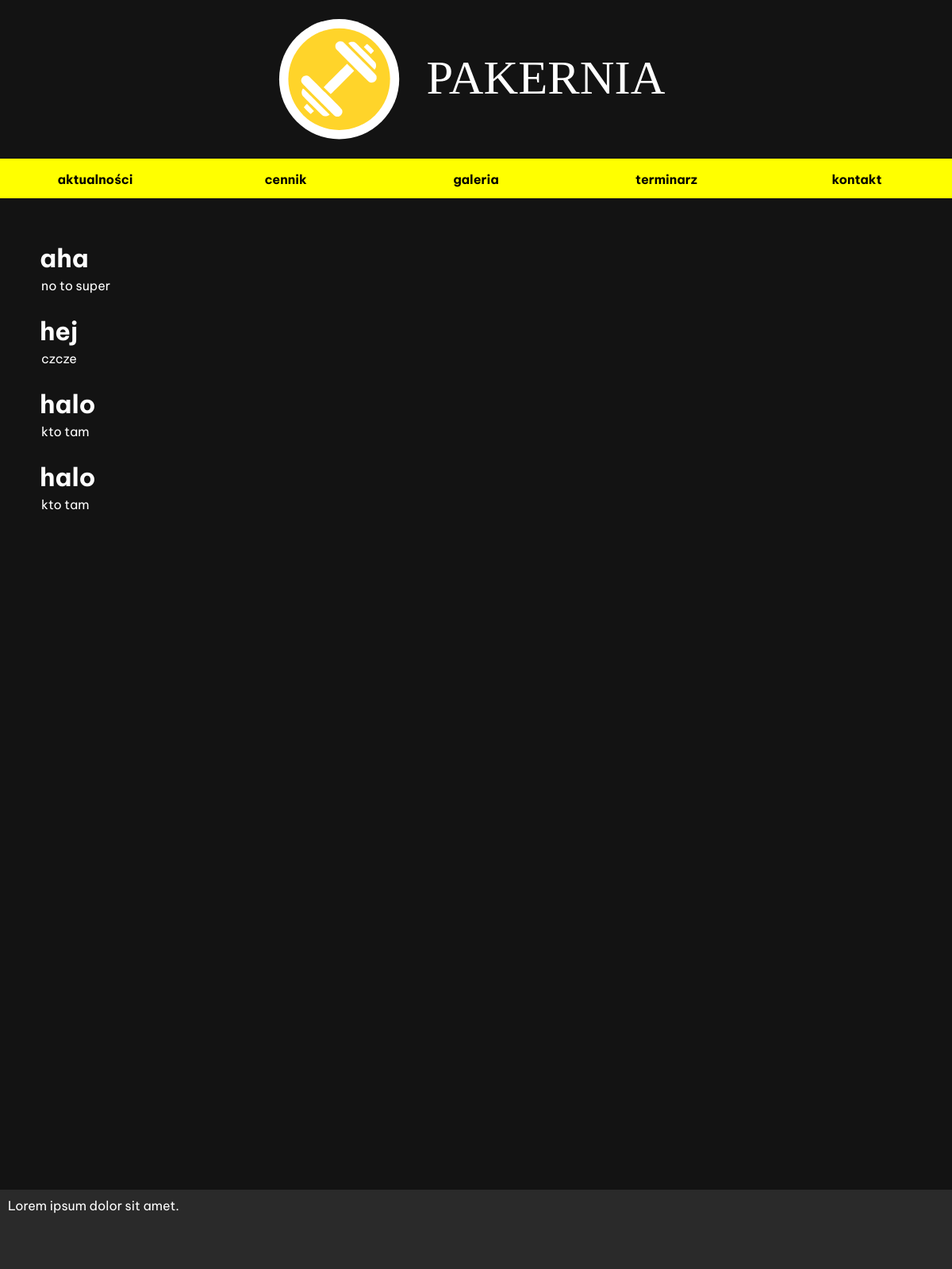
Page /aktualnosci.php on the committed database.
### tables this page shows
CREATE TABLE `posts` (
  `id` int(11) NOT NULL,
  `headline` text NOT NULL,
  `paragrapf` text NOT NULL,
  `deleted` tinyint(4) NOT NULL
);

### aktualnosci.php (the view, shortened to what this page needs)
<?php
$servername = "localhost";
$username = "root";
$password = "";
$dbname = "strona";
$conn = mysqli_connect($servername, $username, $password, $dbname);
$sql = "SELECT id, headline, paragrapf FROM posts WHERE deleted = 0 ORDER BY id DESC LIMIT 4";
$result = mysqli_query($conn, $sql);
?>
<!DOCTYPE html>
<html lang="pl">
<head>
    <link rel="stylesheet" href="style.css">
</head>
<body>
    <div class="container">
        <div class="banner">
            <img src="p.svg" alt="zdjęcie">
        </div>
        <div class="nav">
        <ul>
                <li><a href="aktualnosci.php"><b>aktualności</b></a></li>
                <li><a href="cennik.php"><b>cennik</b></a></li>
                <li><a href="galeria.html"><b>galeria</b></a></li>
                <li><a href="terminarz.php" ><b>terminarz</b></a></li>
                <li><a href="index.html" ><b>kontakt</b></a></li>
            </ul>
        </div>
        <div class="sinol">
        <?php
            if (mysqli_num_rows($result) > 0) {
                while($row = mysqli_fetch_assoc($result) ) {
                    echo "<h1>" . $row["headline"]."</h1> <p> " . $row["paragrapf"]. "</p><br>";
                }
            }
        ?>
                </div>
                <div class="footer2">
                    Lorem ipsum dolor sit amet.
                </div>
            </div>
</body>
</html>

### style.css (style rules this page uses)
body { margin: 0; background-color: rgb(0, 0, 0); font-family: 'Be Vietnam Pro', sans-serif; color: white; }
.container { max-width: 1300px; display: grid; grid-template-columns: repeat(5, 1fr); margin-left: auto; margin-right: auto; grid-auto-rows: 50px; background-color: rgb(19, 19, 19); }
.banner { background-color: rgba(137, 43, 226, 0); grid-column-start:1; grid-column-end: 6; grid-row-start: 1; grid-row-end: 5; }
.nav { background-color: rgb(139, 65, 46); grid-column-start:1; grid-column-end: 6; grid-row-start: 5; grid-row-end: 6; }
.sinol { grid-column-start:1; grid-column-end:6; grid-row-start: 7; grid-row-end: 30; margin-left: 50px; margin-right: 50px; }
.footer2 { background-color: rgb(42, 42, 42); color: white; grid-column-start:1; grid-column-end:6; grid-row-start: 31; grid-row-end: 33; padding: 10px; }
ul { list-style-type: none; margin: 0; padding: 0; overflow: hidden; background-color: rgb(255, 255, 0); height: 50px; }
li { float: left; width: 20%; }
li a { display: block; color: rgb(0, 0, 0); text-align: center; text-decoration: none; padding: 16px 16px; }
img { width: 100%; height: 100%; }
p { margin: 2px }

### aktualnosci.php (style rules this page uses)
h1 { margin-top: 5px; margin-bottom: 5px; }

### rows in the picture
posts: headline "aha", paragrapf "no to super"
posts: headline "hej", paragrapf "czcze"
posts: headline "halo", paragrapf "kto tam"
posts: headline "halo", paragrapf "kto tam"
